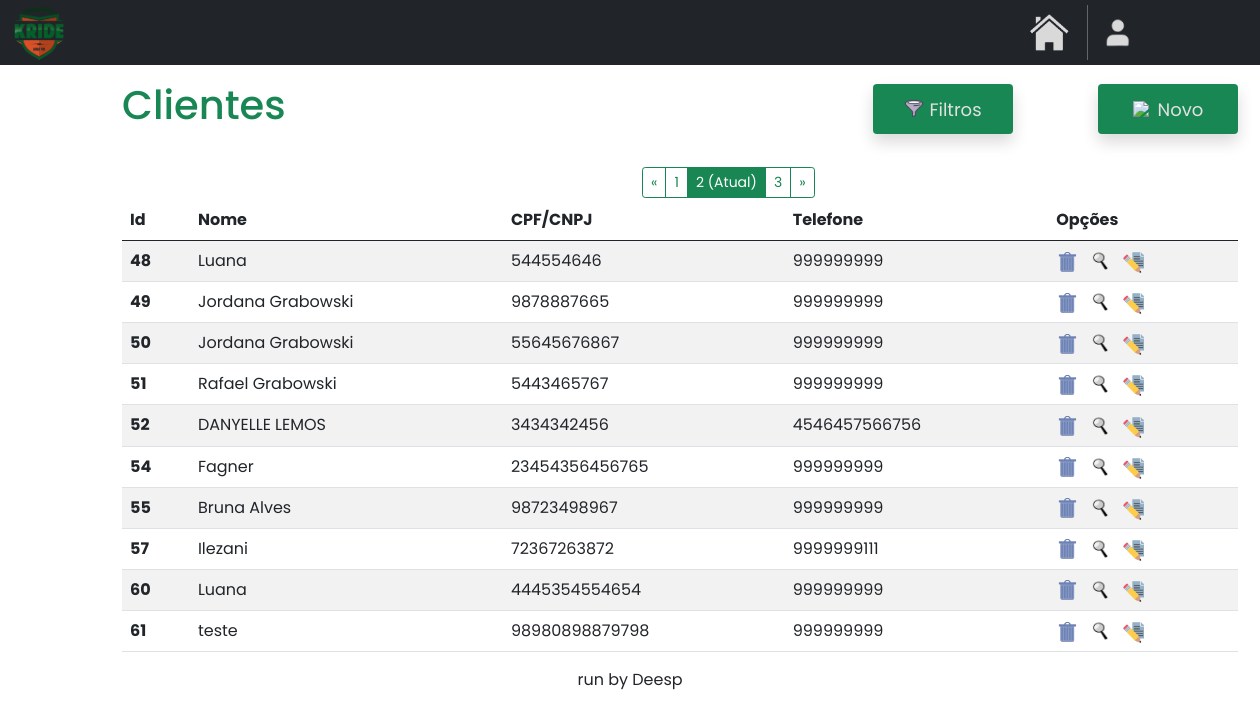
The app's page /home/clientes?page=2, older data.
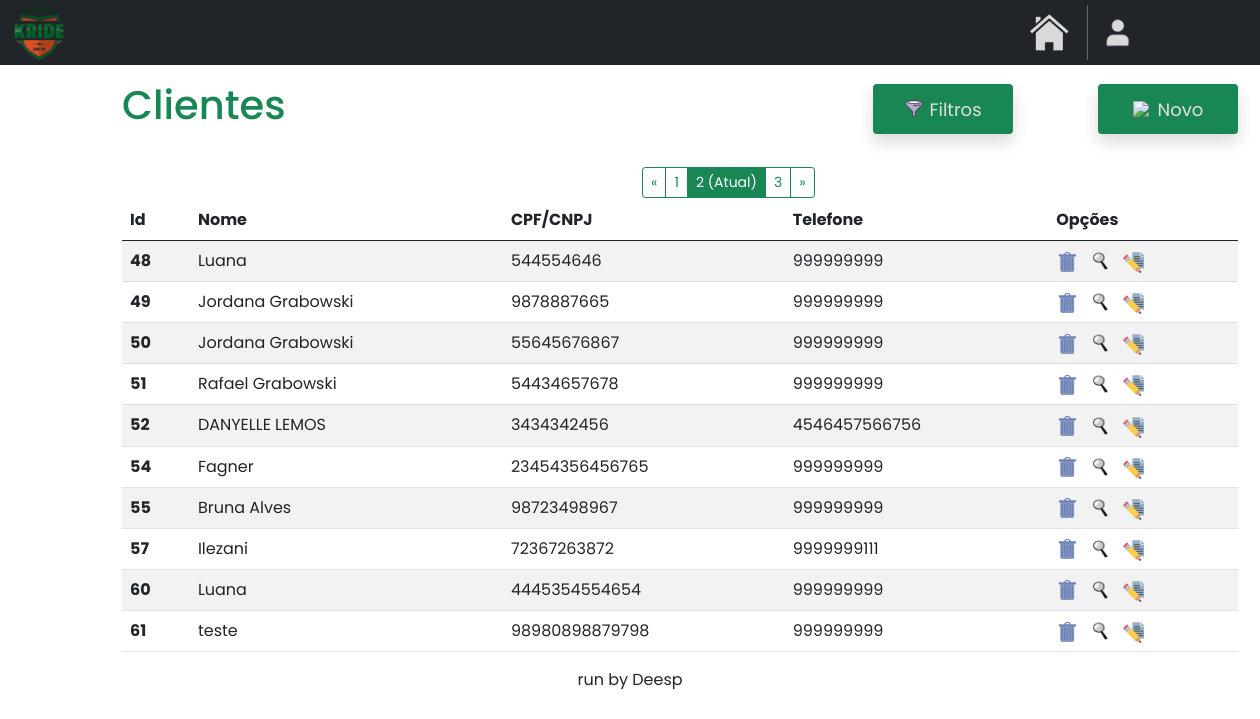
The same page, newer data.
### clientes/models.py (models this page shows)
class Cliente(models.Model):
    name = models.CharField(max_length=40)
    cpf_cnpj = models.CharField(max_length=14)
    telefone = models.CharField(max_length=11)
    cep = models.CharField(max_length=50, default='')
    bairro = models.CharField(max_length=30, default='')
    estado = models.CharField(max_length=30, default='')
    cidade = models.CharField(max_length=15, default='')
    numero = models.CharField(max_length=6, default='')
    email = models.EmailField(max_length=100, null=True, blank=True)

### clientes/views.py (the view)
# urls.py: path('clientes', clienteviews.clientes, name='clientes'),
def clientes(request):
    return paginacao(request)

### clientes/views.py (called while the page is built)
def paginacao(request):
    clientes = Cliente.objects.all().values('id', 'name', 'cpf_cnpj', 'telefone')
    clientes_paginados = Paginator(clientes, 10)
    page_num = request.GET.get('page')
    clientes = clientes_paginados.get_page(page_num)
    return render(request, 'clientes.html', {'clientes': clientes})

### clientes/templates/clientes.html (shortened to what the changed rows need)
{% extends "base.html" %}
{% load static %}
{% block content %}
<!DOCTYPE html>
<html lang="en">
<head>
    <link href="https://cdn.jsdelivr.net/npm/bootstrap@5.0.2/dist/css/bootstrap.min.css" rel="stylesheet">
</head>
<body>
    <div class="container mt-3 custom-container">
        <div class="d-flex justify-content-start align-items-center">
            <h1 class="me-auto text-success">Clientes</h1>
        </div>
        <table class="table table-striped mt-3">
            <thead>
                <tr>
                    <th scope="col">Id</th>
                    <th scope="col">Nome</th>
                    <th scope="col">CPF/CNPJ</th>
                    <th scope="col">Telefone</th>
                    <th scope="col">Opções</th>
                </tr>
            </thead>
            <tbody id="tbodyClientes">
                {% for cliente in clientes %}
                    <tr>
                        <th>{{cliente.id}}</th>
                        <td>{{cliente.name}}</td>
                        <td>{{cliente.cpf_cnpj}}</td>
                        <td>{{cliente.telefone}}</td>
                        <td>
                            <div style="display: flex; gap: 10px;">
                                <a href="#" class="delete-button" data-toggle="modal" data-target="#confirmDeleteModal" data-url="{% url 'excluir_cliente' cliente.id %}" title="EXCLUIR">
                                    <img src="{% static 'index/images/excluir.png' %}" style="width: 24px; height: 22px;">
                                </a>
                                <a href="{% url 'consultar_cliente' cliente.id %}" title="CONSULTAR">
                                    <img src="{% static 'index/images/consultar.png' %}" style="width: 22px; height: 23px;">
                                </a>
                                <a href="{% url 'editar_cliente' cliente.id %}" title="EDITAR">
                                    <img src="{% static 'index/images/editar.png' %}" style="width: 22px; height: 23px;">
                                </a>
                            </div>
                        </td>
                    </tr>
                {% endfor %}
            </tbody>
        </table>
    </div>
</body>
</html>
{% endblock %}

Row changes from the older to the newer data that the page shows:
changed Cliente "Rafael Grabowski": cpf_cnpj "5443465767" → "54434657678"
